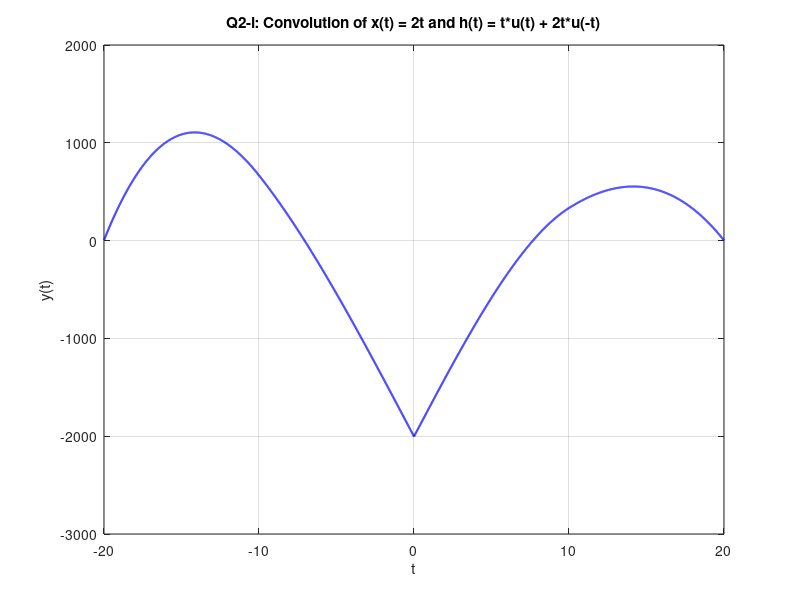
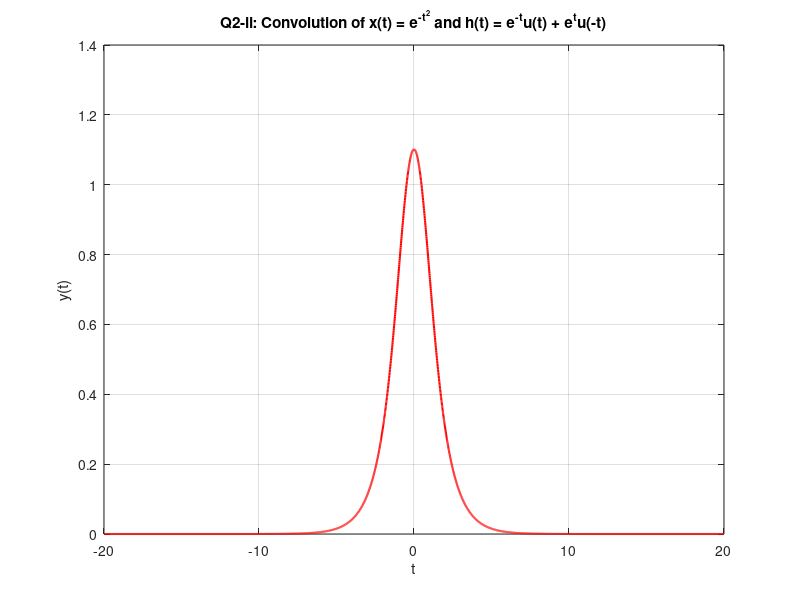

Reproduce these figures in MATLAB, in order.
% Define time axis for signals
t = -10:0.01:10;
dt = 0.01;

% Unit step and ramp functions
u = @(x) double(x >= 0);
r = @(x) x .* u(x);

%% --- Part (i) ---
% x(t) = 2t
x1 = 2 * t;

% h(t) = t*u(t) + 2t*u(-t)
h1 = r(t) + 2 * (t .* u(-t));

% Convolution using numeric integration (discrete approximation)
y1 = conv(x1, h1) * dt;
t_conv1 = 2*t(1):dt:2*t(end); % Time range for convolution result

% Plot result for part (i)
figure;
plot(t_conv1, y1, 'b', 'LineWidth', 1.5);
title('Q2-i: Convolution of x(t) = 2t and h(t) = t*u(t) + 2t*u(-t)');
xlabel('t'); ylabel('y(t)');
grid on;

%% --- Part (ii) ---
% x(t) = exp(-t^2)
x2 = exp(-t.^2);

% h(t) = exp(-t) * u(t) + exp(t) * u(-t)
h2 = exp(-t) .* u(t) + exp(t) .* u(-t);

% Convolution
y2 = conv(x2, h2) * dt;
t_conv2 = 2*t(1):dt:2*t(end);

% Plot result for part (ii)
figure;
plot(t_conv2, y2, 'r', 'LineWidth', 1.5);
title('Q2-ii: Convolution of x(t) = e^{-t^2} and h(t) = e^{-t}u(t) + e^{t}u(-t)');
xlabel('t'); ylabel('y(t)');
grid on;
